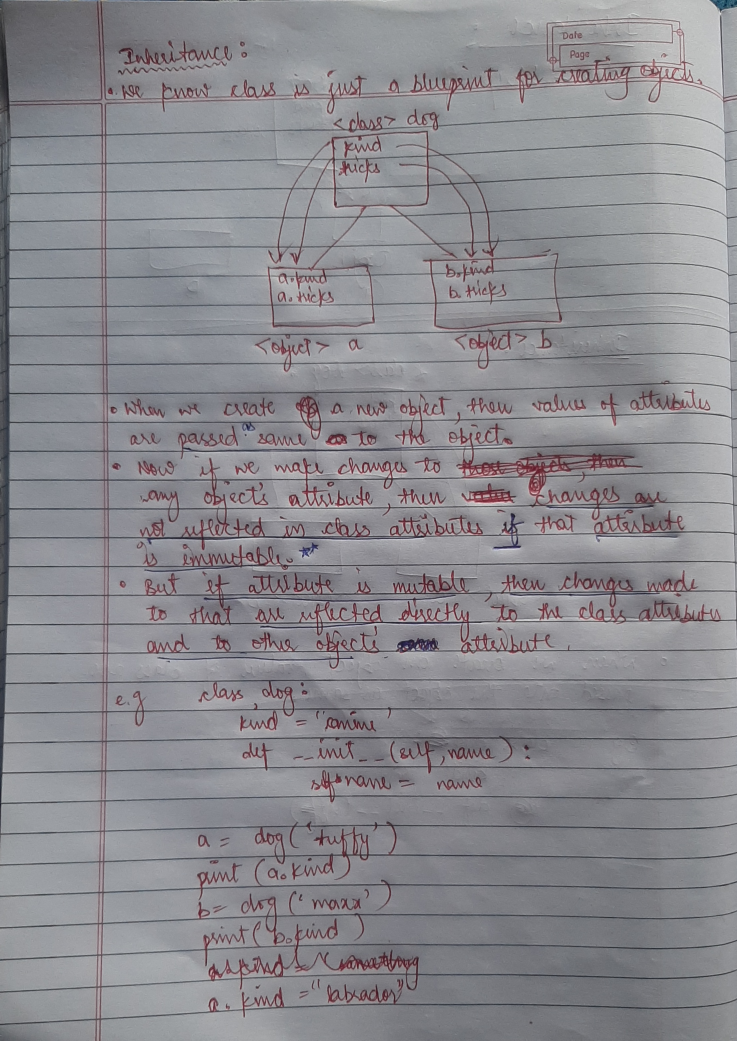
#> input picture 01. Python/a4.3img1.jpg, 2211 x 3121 px (shown at 1/3 size)
$ jupyter execute --allow-errors a4.3inheritance.ipynb   (shell and % lines are left out)
#> lines starting #> are read from the running program, lines starting #| are printed output that depends on the picture
- In python, when an object is created, then all the attributes from the class are copied to the object and then \__init__ method is called. (Note: attribues definrd inside \__init__ are not fetched)
        eg- class dog:
                breed
                tricks
                def \__init__(self,name):
                    self.name=name
                def func():
                    ...
- when a new object is created, then all attributes of the class(breed,trick,\__init__,func()) are copied in the object, then after it executes \__init__()

[cell 1]
import matplotlib.pyplot as plt
import cv2

img1=cv2.imread("a4.3img1.jpg")
#> img1 is the input picture: shape (3121, 2211, 3); mean B, G, R 143.2, 138.2, 139.3
img1=cv2.cvtColor(img1, cv2.COLOR_BGR2RGB)

plt.figure(figsize=(13,17))
plt.imshow(img1)

# there is one more page after this, see next cell. They apperared so small when combined in single pic

[cell 2]
import matplotlib.pyplot as plt
import cv2

img2=cv2.imread("a4.3img2.jpg")
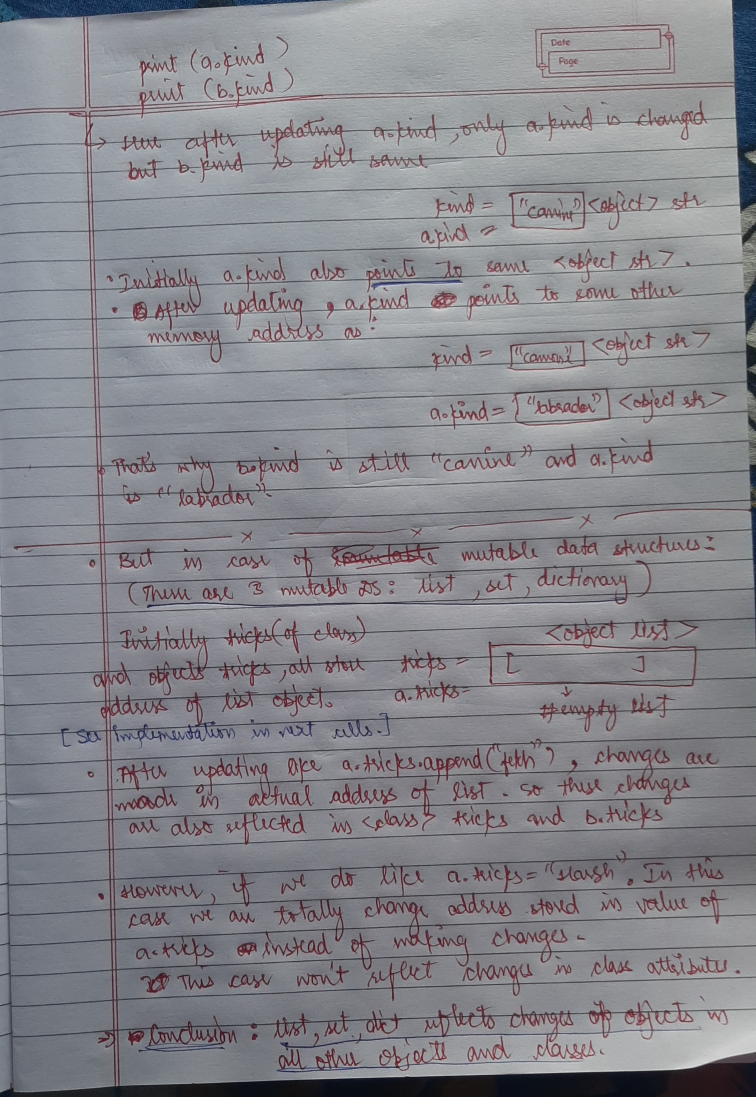
#> input picture 01. Python/a4.3img2.jpg, 2267 x 3289 px (shown at 1/3 size)
#> img2 is the input picture: shape (3289, 2267, 3); mean B, G, R 139.7, 134, 134.5
img2=cv2.cvtColor(img2, cv2.COLOR_BGR2RGB)

plt.figure(figsize=(13,17))
plt.imshow(img2)

[cell 3]
# try above for immutable objects:
class dog:
    kind="canine"
    def __init__(self):
        print(self.kind)

a=dog()   #as object is created, value of kind is printed in __init__ method
b=dog()
print("------------")

a.kind="labrador"
print(a.kind)
print(b.kind)
print(dog.kind)
# we can see from output, that even if we change value of a.kind, there is no change in other
# objects like b.kind and neither any change in class attribute(here dog.kind)

[cell 4]
# try above for mutable objects(let's try for list):
class dog:
    tricks=[]
    def __init__(self):
        print(self.tricks)

a=dog()   #as object is created, value of kind is printed in __init__ method
b=dog()
print("------------")

a.tricks.append("fetch ball")
a.tricks.append("catch ball")
print(a.tricks)
print(b.tricks)
print(dog.tricks)
# we can see from output, that if we make changes in any of the object's or in class attribute,
# then the change is also reflected in all other objects of that class and class itself.

[cell 5]
# try above for mutable objects(let's try for list):
class dog:
    tricks=[]
    def __init__(self):
        print(self.tricks)

a=dog()   #as object is created, value of kind is printed in __init__ method
b=dog()
print("------------")

a.tricks = ["fetch", "catch"]
print(a.tricks)
print(b.tricks)
print(dog.tricks)
# here we totally assign new address to a.tricks unlike in previous code where we performed
# operations on main address of lists.

- The reason that immutable DS do not reflect changes is because there values can't be accessed using address. eg- we can't access str="Harsh"   str[0]='y' .
- In python, string is immutable

##### Solution to the problem of these changes reflecting in other objects and classes is:
- We can solve this by instantiating attributes insided \__init__ method, which creates different attributes for all different Objects instead of passing class attributes to objects.

[cell 6]
# list as attribute another example:
class dog:
    def __init__(self):
        self.tricks=[]
        print(self.tricks)

a=dog()   #as object is created, value of kind is printed in __init__ method
b=dog()
print("------------")

a.tricks.append("fetch ball")
a.tricks.append("catch ball")
print(a.tricks)
print(b.tricks)

#now a.tricks and b.tricks are totally different

- id() function returns the identity of object
- All of these can also be illustrated using id() function as in 1st example print(id(a.kind))) and print(id(b.kind))) are different.
 In 2nd example print(id(a.tricks))) and print(id(a.tricks))) are same which shows how that was reflecting changes in all other objects.

[cell 7]
# we can crete some extra variables for objects also:
class dog:
    breed="bulldog"

a = dog()
b = dog()
print(a.breed)
print(b.breed)

a.name = "maxx"  #creating new attribute for <object> a
print(a.name)
# print(b.name)  will give error as b has no attribute as name

## --------------------------------------------------------------------------
### Overriding:
- There are generally 2concepts: overloading and overriding in class functions.
- Like other languages, python does not support overloading concept. But there are several ways through which we can achieve overloading in python. One such method is using duders for operator overloading.
- However python supports overriding.
##### In any object-oriented programming language, **Overriding is a feature that allows a child class to provide a specific implementation of a method that is already provided by one of its parent classes**.
- means a function which is defined in the base class can be redefined in the child class with same name. This is called overriding a function.
- Objects of child class will only know the overriden function and not the actual function of base class.

## Inheritance :
- Syntax:   class derivedclass_name(baseclass_name): ...

[cell 8]
# example of method overrinding in inheritance
class SchoolMember:
    def __init__(self,name,age):
        self.name = name
        self.age = age
        print("Init School Member: {} of age: {} ".format(self.name,self.age))

#Here __init__ method of Schoolmember is completely overriden by __init__ method of teacher.
#Now objects of child class will not recognize actual __init__ method. They all will only
#recognize overriden __init__ method of child class.
class Teacher(SchoolMember):
    def __init__(self,name,age,salary):
        SchoolMember.__init__(self,name,age)  # name and age are passed to base __init__ method.
        self.salary = salary  #salary is initiated inside derived class __init__ method.
        print("Init Teacher : %s"%self.name)

class Student(SchoolMember):
    #this below line is not an official way of defining comments. But in python, if we do not assign string to some variable, then it is considered as comment.
    '''Represents a school student'''
    def __init__(self,name,age,marks):
        SchoolMember.__init__(self,name,age)   # name and age are passed to base __init__ method.
        self.marks = marks
        print("Init Student %s"%(self.name))

t = Teacher("Mr.Alpha",30,45000)

s = Student("Xyz",20,90)

- In above program we have a base class with 2attributes: 'name' and 'age'. Then we create a inherited class 'Teacher' with one more attribute: 'salary' and we created another derived class 'student' with one more attribute: 'marks'.
- Here above we have implemented a program to store 'name' and 'age' of all objects in base class and 'salary' or 'marks' in derived class.
- To do so we called \__init__ method of base class inside \__init__ method of derived classes and we pass the 'name' and 'age' parameters. Doing this we can create any 'Teacher' object or any 'Student' object and there 'name' and 'age' will be initiated in common base class. Derived classes will only initiate 'salary' or 'marks'.
- Here above, we are also overriding \__init__ method of base class in \__init__ method of derived class.
- Now if we call obj.\__init__  , it will always execute overriden function of derived class, where obj is object of derived class.(Using \__init__ makes it a little complex as \__init__ is a special function. But you can consider any function which is redefined in derived class is overriden function.)

[cell 9]
# another way of calling functions from base class is:
# example of method overrinding in inheritance
class SchoolMember:
    def __init__(self,name,age):
        self.name = name
        self.age = age
        print("Init School Member: %s "%self.name)

#Here __init__ method of Schoolmember is completely overriden by __init__ method of teacher.
#Now objects of child class will not recognize actual __init__ method. They all will only
#recognize overriden __init__ method of child class.
class Teacher(SchoolMember):
    def __init__(self,name,age,salary):
        super().__init__(name,age)   #super() method calls method of base class.
        self.salary = salary
        print("Init Teacher : %s"%self.name)

class Student(SchoolMember):
    '''Represents a school student'''
    def __init__(self,name,age,marks):
        super().__init__(name,age)
        self.marks = marks
        print("Init Student %s"%(self.name))

t = Teacher("Mr.Alpha",30,45000)
s = Student("Xyz",20,90)

## \__mro__ : Method Resolution Operator
- When we have heirarchical inheritance, means a class inherited from 2 classes and those classes are inherited from a single class, then it forms a diamond like structure .
- In this case, if any two of parent or grandparent classes have same attribute, then compiler gets confused about which one to chose from them.
- Python uses **C3 linearization** technique to resove this thing.
- There is a dunder named \__mro__ which returns us the order in which it executes

[cell 10]
class A:
    x=10
class B(A):
    pass
class C(A):
    pass
class D(C):
    x=5
class E(B,D):
    pass

E.__mro__

[cell 11]
import matplotlib.pyplot as plt
import cv2

img3=cv2.imread("a4.3img3.jpg")
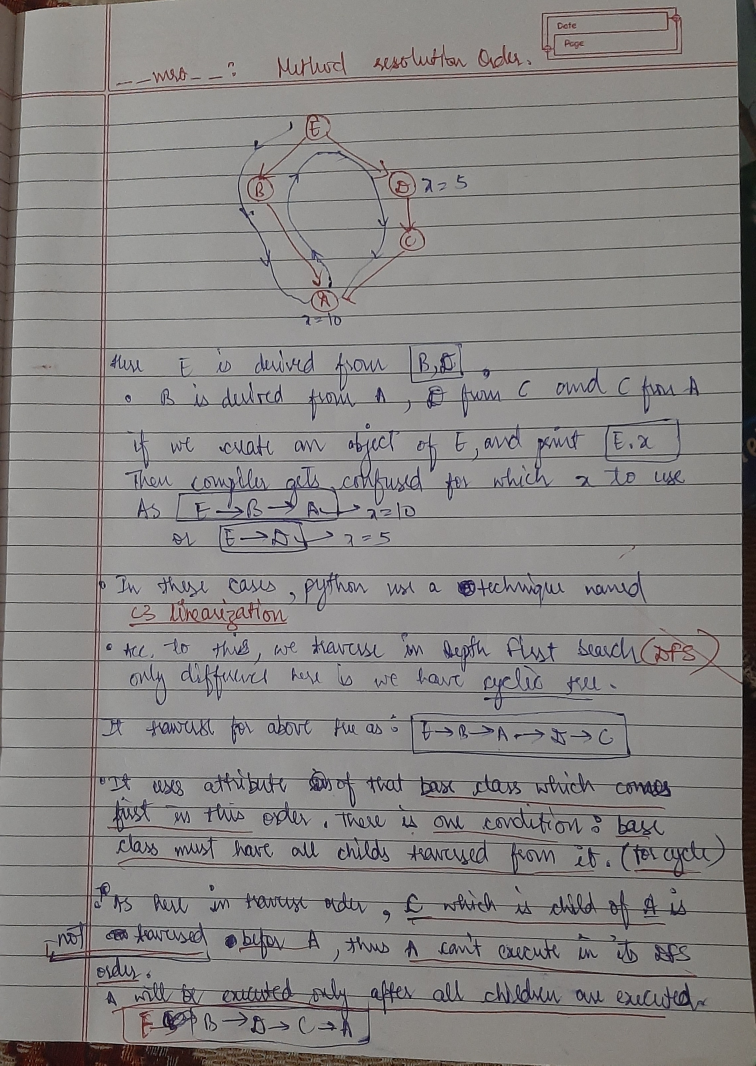
#> input picture 01. Python/a4.3img3.jpg, 2268 x 3196 px (shown at 1/3 size)
#> img3 is the input picture: shape (3196, 2268, 3); mean B, G, R 132.3, 133.4, 135.9
img3=cv2.cvtColor(img3, cv2.COLOR_BGR2RGB)

plt.figure(figsize=(13,17))
plt.imshow(img3)
